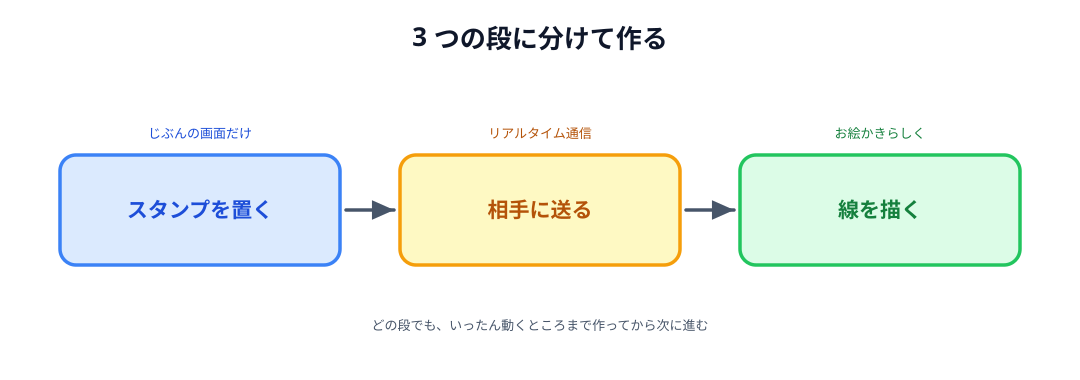

The Python source for this figure:
# 02-steps.svg
# スキーマ: SOURCE-PATH-GOAL + SCALE（小さな完成を 3 段積み重ねる）
# お絵かきアプリを、それぞれ単体で動く 3 つの段に分けたことを見せる

import sys

sys.path.insert(0, "/Users/seekseep/.claude/skills/genfig")
from genfig import Canvas, PALETTE

c = Canvas(1080, 380)
c.text(540, 46, "3 つの段に分けて作る", scale="xl")

step1 = c.node(200, 210, "スタンプを置く", shape="sticky", color="blue", w=280, h=110)
step2 = c.node(540, 210, "相手に送る", shape="sticky", color="yellow", w=280, h=110)
step3 = c.node(880, 210, "線を描く", shape="sticky", color="green", w=280, h=110)

c.link(step1, step2)
c.link(step2, step3)

c.text(200, 138, "じぶんの画面だけ", scale="sm", fill=PALETTE["blue"]["text"])
c.text(540, 138, "リアルタイム通信", scale="sm", fill=PALETTE["yellow"]["text"])
c.text(880, 138, "お絵かきらしく", scale="sm", fill=PALETTE["green"]["text"])

c.text(540, 330, "どの段でも、いったん動くところまで作ってから次に進む", scale="sm")

c.save("02-steps.svg")
